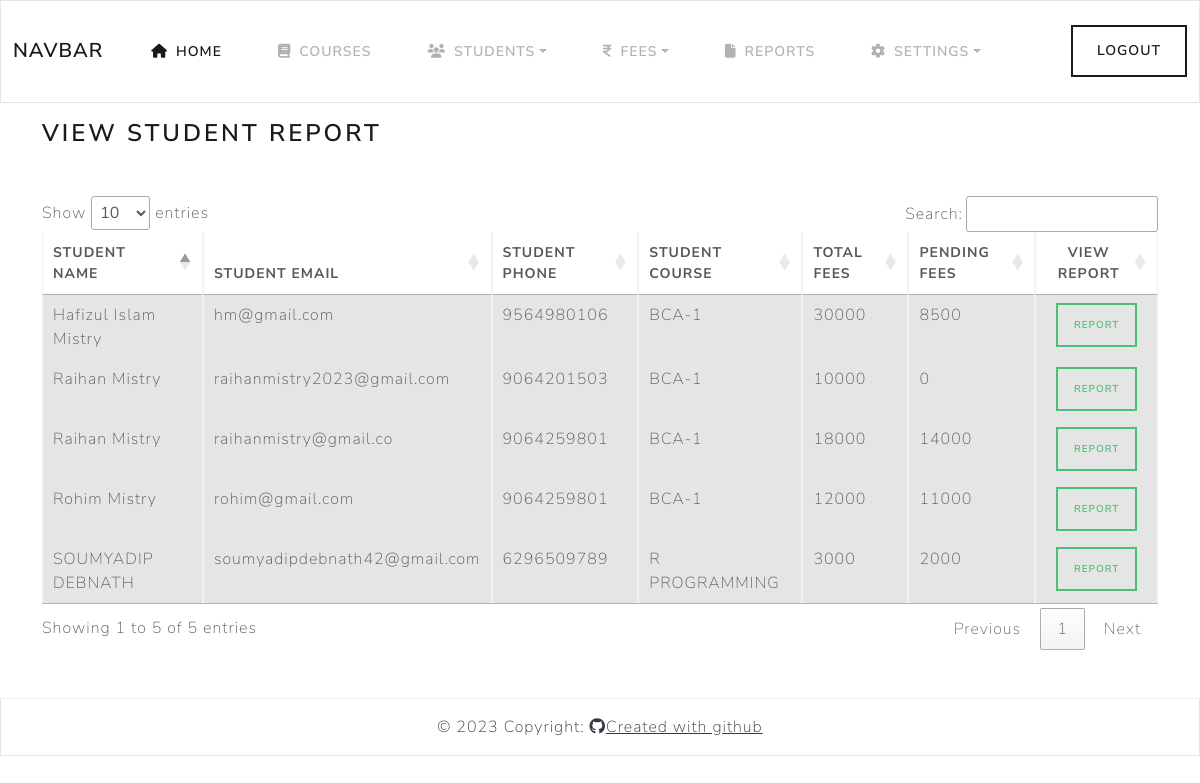
The app's page /admin/reports.php (signed in) with its own data.
### tables this page shows
CREATE TABLE `students` (
  `id` int(250) NOT NULL,
  `student_name` text NOT NULL,
  `student_email` varchar(250) NOT NULL,
  `student_phone` varchar(250) NOT NULL,
  `student_address` text NOT NULL,
  `student_identity` varchar(250) NOT NULL,
  `student_identity_number` varchar(250) NOT NULL,
  `student_course` varchar(250) NOT NULL,
  `student_course_price` int(250) NOT NULL,
  `course_duration` int(250) NOT NULL,
  `total_fees` int(250) NOT NULL,
  `pending_fees` int(250) NOT NULL,
  `date` datetime NOT NULL DEFAULT current_timestamp()
);

### admin/reports.php (the view, shortened to what this page needs)
<?php
	include'header.php';
?>
<div class="container mt-3">
		<div class="page-title">
            <h3>View Student Report
            </h3>
        </div>
		<div class="table-responsive my-5">
			<table class="table table-bordered table-hover">
			  <thead class="mt-3">
			    <tr>
			      <th scope="col">STUDENT NAME</th>
			      <th scope="col">STUDENT EMAIL</th>
			      <th scope="col">STUDENT PHONE</th>
			      <th scope="col">STUDENT COURSE</th>
			      <th scope="col">TOTAL FEES</th>
			      <th scope="col">PENDING FEES</th>
			      <th scope="col" class="text-center">View Report</th>
			    </tr>
			  </thead>
			  <tbody>
			  	<?php
			  		$selectQuery = mysqli_query($conn, "SELECT * FROM `students` WHERE 1");
			  		while ($result = mysqli_fetch_assoc($selectQuery)) {
			  			?>
			  				<tr class="table-active">
						      <td><?php echo($result['student_name']); ?></td>
						      <td><?php echo($result['student_email']); ?></td>
						      <td><?php echo($result['student_phone']); ?></td>
						      <td><?php echo($result['student_course']); ?></td>
						      <td><?php echo($result['total_fees']); ?></td>
						      <td><?php echo($result['pending_fees']); ?></td>
								<td class="text-center">
				                    <a href="./report_view.php?email=<?php echo $result['student_email']; ?>" data-toggle="tooltip" data-placement="botom" title="View Report" class="btn btn-outline-success btn-sm">Report</a>
				                </td>
						    </tr>
			  			<?php
			  		}
			  	?>
				</tbody>
			</table>
		</div>
	</div>
<?php
	include'footer.php';
?>

### records on screen
students: student_name "Raihan Mistry", student_email "raihanmistry2023@gmail.com", student_phone "9064201503", student_course "BCA-1", total_fees "10000", pending_fees "0"
students: student_name "Raihan Mistry", student_email "raihanmistry@gmail.co", student_phone "9064259801", student_course "BCA-1", total_fees "18000", pending_fees "14000"
students: student_name "Hafizul Islam Mistry", student_email "hm@gmail.com", student_phone "9564980106", student_course "BCA-1", total_fees "30000", pending_fees "8500"
students: student_name "Rohim Mistry", student_email "rohim@gmail.com", student_phone "9064259801", student_course "BCA-1", total_fees "12000", pending_fees "11000"
students: student_name "SOUMYADIP DEBNATH", student_email "soumyadipdebnath42@gmail.com", student_phone "6296509789", student_course "R PROGRAMMING", total_fees "3000", pending_fees "2000"
